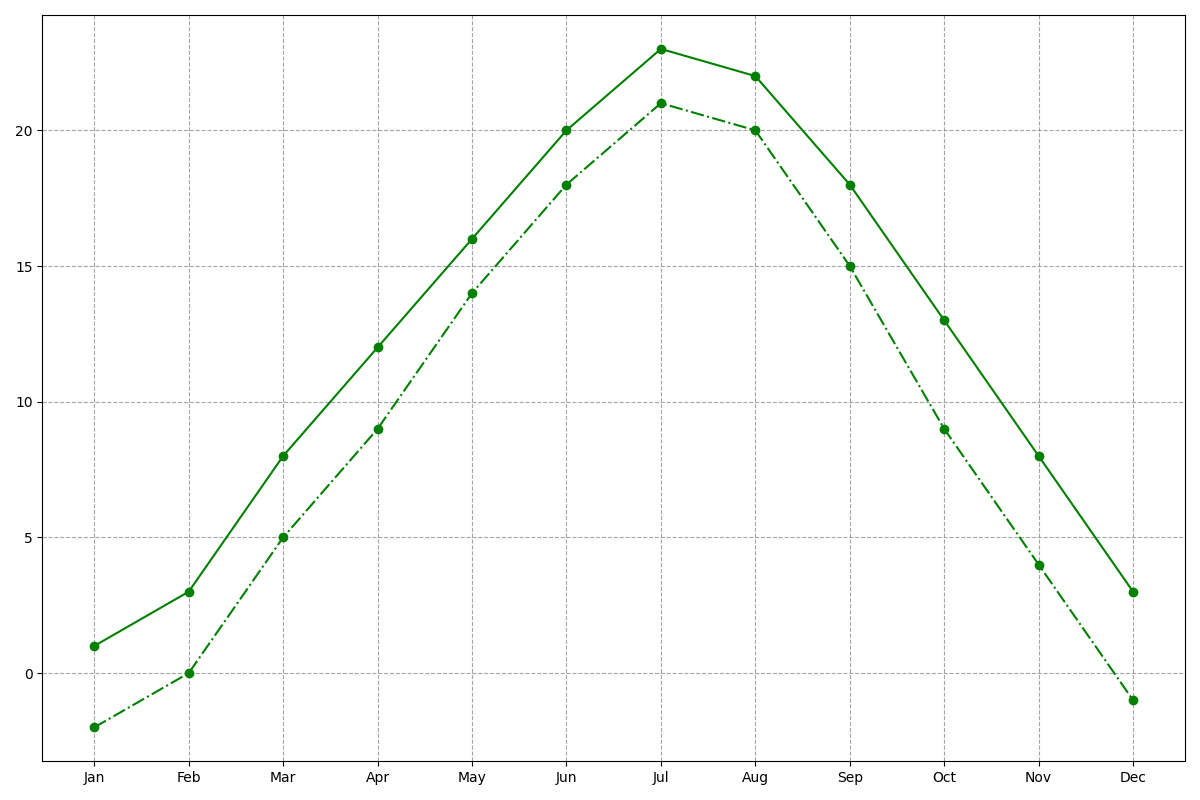

Generate this figure with Python:
import matplotlib.pyplot as plt
import numpy as np

months = np.array(['Jan', 'Feb', 'Mar', 'Apr', 'May', 'Jun', 
                   'Jul', 'Aug', 'Sep', 'Oct', 'Nov', 'Dec'])
springfield_temps = np.array([1, 3, 8, 12, 16, 20, 23, 22, 18, 13, 8, 3])
laketown_temps = np.array([-2, 0, 5, 9, 14, 18, 21, 20, 15, 9, 4, -1])

fig, ax = plt.subplots(figsize=(12, 8))

single_color = 'green'
ax.plot(months, springfield_temps, marker='o', linestyle='-', color=single_color)
ax.plot(months, laketown_temps, marker='o', linestyle='-.', color=single_color)

ax.grid(True, linestyle='--', which='both', color='grey', alpha=0.7)

plt.tight_layout()
plt.show()
